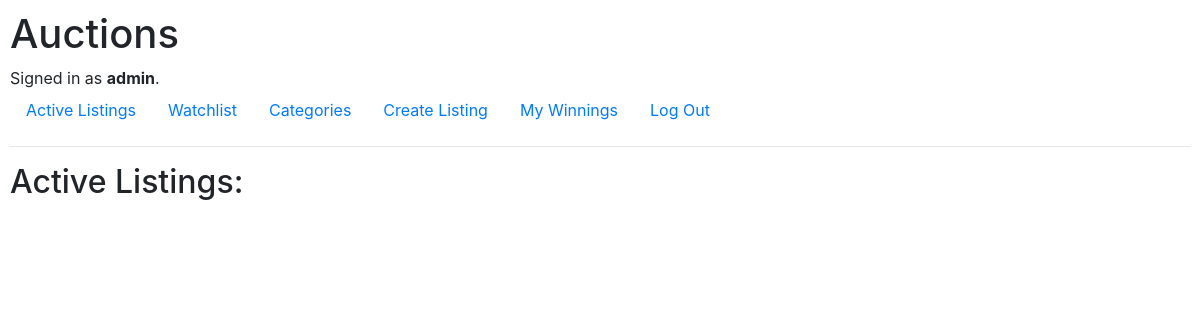
The page / (signed in) on the database as committed earlier.
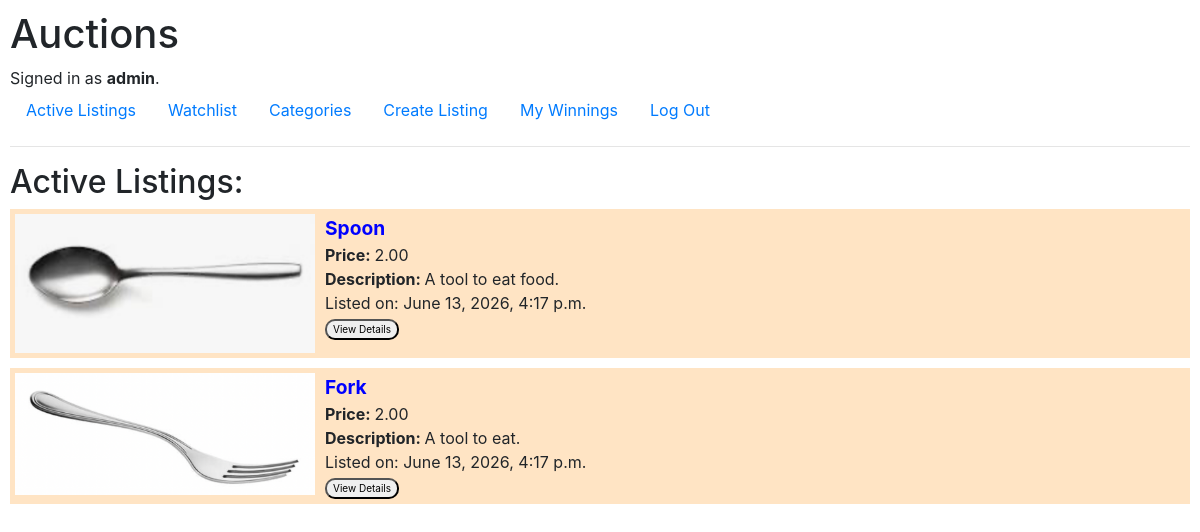
The same page on the database as committed later.
### auctions/models.py (models this page shows, shortened)
class User(AbstractUser):
    pass

class Listing(models.Model):
    owner = models.ForeignKey(
        User, on_delete=models.CASCADE, related_name="listings")
    name = models.CharField(max_length=64)
    description = models.TextField()
    image = models.ImageField(upload_to="listings/", blank=True, null=True)
    category = models.CharField(max_length=30, default="Other")
    price = models.DecimalField(max_digits=10, decimal_places=2)
    datetime = models.DateTimeField(auto_now_add=True)
    active = models.BooleanField(default=True)
    winner = models.ForeignKey(User, on_delete=models.SET_NULL, null=True, blank=True, default=None, related_name="wins")

### auctions/views.py (the view)
# urls.py: path("", views.index, name="index"),
def index(request):
    if request.user.is_authenticated:
        return render(request, "auctions/index.html", {
            "listings": Listing.objects.filter(active=True),
        })
    else:
        return redirect("login")

### auctions/templates/auctions/index.html
{% extends "auctions/layout.html" %}
{% block body %}
    <h2>Active Listings:</h2>
    {% if listings %}
        {% for listing in listings %}
        <div class="listing-container">
            <div class="listing-block listing-image">
                {% if listing.image %}
                    <img src="{{ listing.image.url }}" alt="{{ listing.name }}" style="max-width: 300px; max-height:200px;">
                {% else %}
                    <p>No image provided.</p>
                {% endif %}
            </div>
            <div class="listing-block listing-details">
                <div id="listing-title"><b>{{ listing.name }}</b></div>
                <div id="listing-price"><b>Price: </b>{{ listing.price }}</div>
                <div id="listing-description"><b>Description: </b>{{ listing.description }}</div>
                <div id="listing-datetime">Listed on: {{listing.datetime}}</div>
                <a href="{% url 'listing' listing.id %}">
                    <button class="submit-button" id="listing-button">View Details</button>
                </a>
           </div>
        </div>
        {% endfor %}
    {% endif %}
{% endblock %}

### auctions/templates/auctions/layout.html (shortened to what this page needs)
{% load static %}
<!DOCTYPE html>
<html lang="en">
    <head>
        <link rel="stylesheet" href="https://stackpath.bootstrapcdn.com/bootstrap/4.4.1/css/bootstrap.min.css">
        <link href="{% static 'auctions/styles.css' %}" rel="stylesheet">
    </head>
    <body>
        <h1>Auctions</h1>
        <div>
            {% if user.is_authenticated %}
                Signed in as <strong>{{ user.username }}</strong>.
            {% else %}
                Not signed in.
            {% endif %}
        </div>
        <ul class="nav">
            <li class="nav-item">
                <a class="nav-link" href="{% url 'index' %}">Active Listings</a>
            </li>
            <li class="nav-item">
                <a class="nav-link" href="{% url 'watchlist' %}">Watchlist</a>
            </li>
            <li class="nav-item">
                <a class="nav-link" href="{% url 'category' %}">Categories</a>
            </li>
            <li class="nav-item">
                <a class="nav-link" href="{% url 'createListing' %}">Create Listing</a>
            </li>
            <li class="nav-item">
                <a class="nav-link" href="{% url 'winnings' %}">My Winnings</a>
            </li>
            {% if user.is_authenticated %}
                <li class="nav-item">
                    <a class="nav-link" href="{% url 'logout' %}">Log Out</a>
                </li>
            {% endif %}
        </ul>
        <hr>
        {% block body %}
        {% endblock %}
    </body>
</html>

### auctions/static/auctions/styles.css (style rules this page uses)
body { padding: 10px; }
.submit-button { margin-left: 10px; width: auto; height: auto; border-radius: 10px; }
.listing-container { display:flex; flex-wrap: wrap; height:auto; width:auto; flex-wrap: wrap; background-color: bisque; margin-bottom: 10px; padding:5px; }
.listing-details { margin-left: 10px; }
#listing-title { font-size: larger; color: blue; }
#listing-button { margin-left:0px; font-size: x-small; }

Rows that differ between the two databases and show on the page:
added Listing: image (picture), name "Spoon", price "2.00", description "A tool to eat food.", datetime "June 13, 2026, 4:17 p.m."
added Listing: image (picture), name "Fork", price "2.00", description "A tool to eat.", datetime "June 13, 2026, 4:17 p.m."
